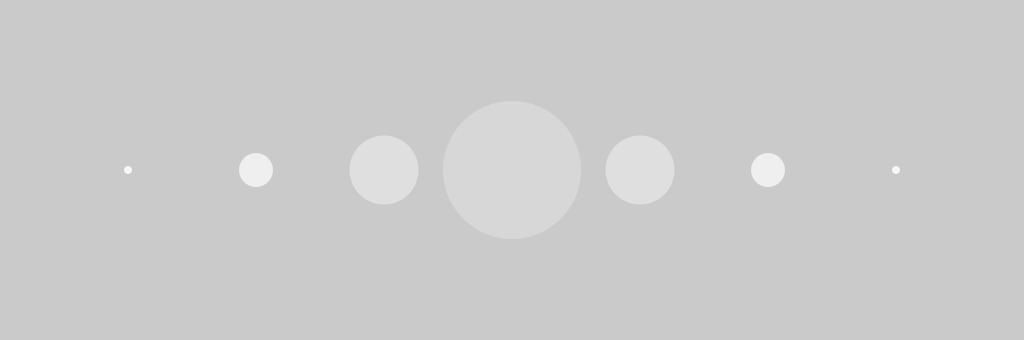
Frame 1 (no input)
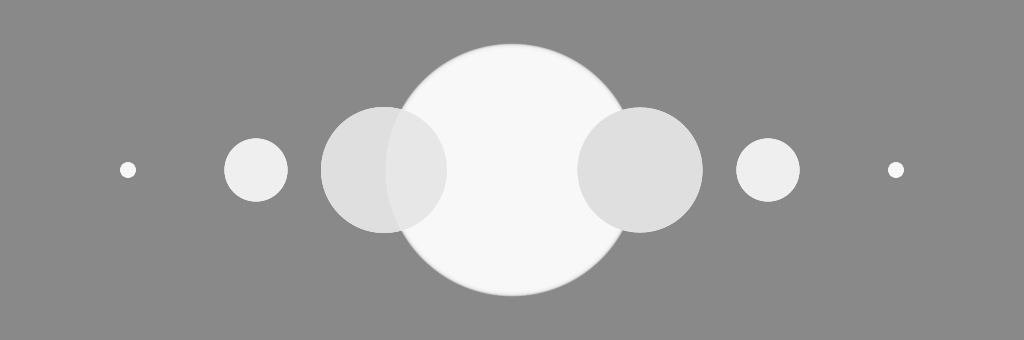
Frame 60 (the mouse pressed at the canvas centre just before this capture)
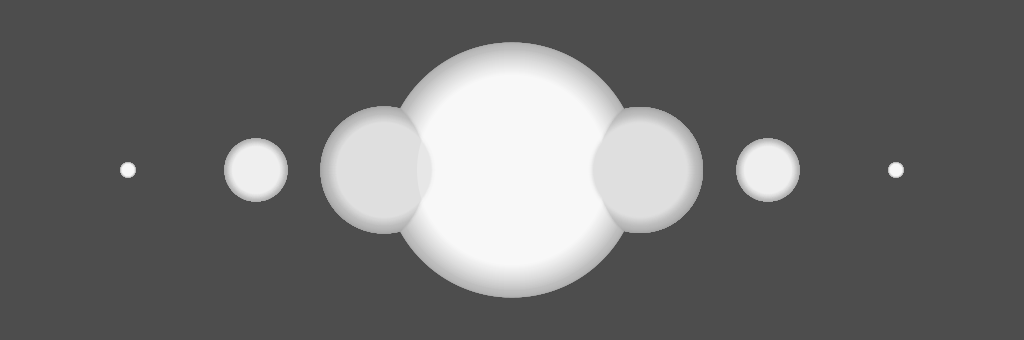
Frame 120 (the mouse held since frame 60 and released just before this capture)

The Processing sketch that drew these frames (run headless with seeded random() and noise(); from frame 60 on, the mouse is pressed at the canvas centre):

// Processing sketch: ANI2012A19_FadingBall5
// ── ANI2012A19_FadingBall5.pde
// ANI2012A19_FadingBall5.pde
// Animation de plusieurs boules lumineuses avec mouvement oscillatoire.
// Chaque instance est stockée dans une liste et est un descendant d'une hiérarchie de classes.
// Les classes sont définies directement dans le fichier où elles sont utilisées.

// classe de type Entity, la racine de l'hiérarchie de classes
class Entity
{
  float positionX;
  float positionY;

  float radius;

  Entity(float x, float y, float r)
  {
    positionX = x;
    positionY = y;

    radius = r;
  }

  void update(){}

  void render(){}
}

// classe de type Ball, qui hérite de Entity, et dont hérite FadingBall
class Ball extends Entity
{
  color colorFill;

  Ball(float x, float y, float r, color c)
  {
    super(x, y, r);
    colorFill = c;
  }

  void update()
  {
    super.update();
  }

  void render()
  {
    super.update();
    fill(colorFill);
  }
}

// classe de type FadingBall, qui hérite de Ball, qui elle hérite de Entity
class FadingBall extends Ball
{
  color colorFill;

  float oscillation;

  FadingBall(float x, float y, float r, color c)
  {
    super(x,y,r,c);
  }

  void update()
  {
    super.update();
    radius = oscillation;
  }

  void render()
  {
    super.render();
    ellipse(positionX, positionY, radius, radius);
  }
}

// paramètre
int period = 5000;

// variables
int index;

float centerX;
float centerY;

ArrayList<FadingBall> list;

void setup()
{
  size(1024, 340);

  centerX = width / 2.0f;
  centerY = height / 2.0f;

  noStroke();

  list = new ArrayList<FadingBall>();

  list.add(new FadingBall(centerX - 384, centerY, 8,   color(255 - 8)));
  list.add(new FadingBall(centerX - 256, centerY, 32,  color(255 - 16)));
  list.add(new FadingBall(centerX - 128, centerY, 64,  color(255 - 32)));
  list.add(new FadingBall(centerX,       centerY, 128, color(255,  64)));
  list.add(new FadingBall(centerX + 128, centerY, 64,  color(255 - 32)));
  list.add(new FadingBall(centerX + 256, centerY, 32,  color(255 - 16)));
  list.add(new FadingBall(centerX + 384, centerY, 8,   color(255 - 8)));
}

void draw()
{
  fade(2);

  list.get(0).oscillation = 8   + int(oscillate(millis(), 8,   period));
  list.get(1).oscillation = 32  + int(oscillate(millis(), 32,  period));
  list.get(2).oscillation = 64  + int(oscillate(millis(), 64,  period));
  list.get(3).oscillation = 128 + int(oscillate(millis(), 128, period));
  list.get(4).oscillation = 64  + int(oscillate(millis(), 63,  period));
  list.get(5).oscillation = 32  + int(oscillate(millis(), 32,  period));
  list.get(6).oscillation = 8   + int(oscillate(millis(), 8,   period));

  for (index = 0; index < list.size(); ++index)
  {
    list.get(index).update();
    list.get(index).render();
  }
}

void fade(float decay)
{
  fill(0, decay);
  rect(0, 0, width, height);
}

float oscillate(float time, float amplitude, float period)
{
  return amplitude * sin(time * 2 * PI / period);
}
